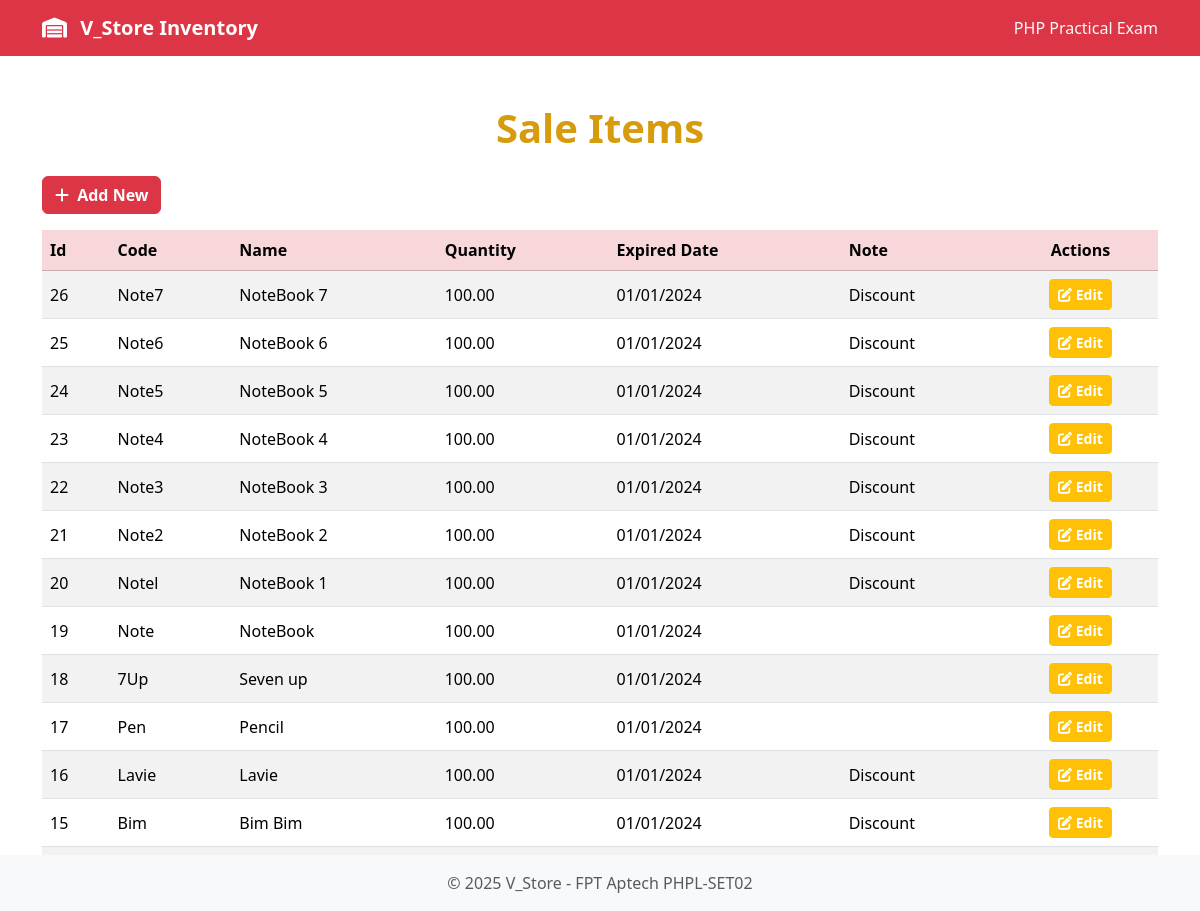
The page / on the database its author committed.
### tables this page shows
CREATE TABLE `item_sale` (
  `id` int(11) NOT NULL,
  `item_code` varchar(6) NOT NULL,
  `item_name` varchar(50) NOT NULL,
  `quantity` decimal(10,2) DEFAULT NULL,
  `expried_date` date DEFAULT NULL,
  `note` varchar(60) DEFAULT NULL
);

### index.php (the view, shortened to what this page needs)
<?php
require_once './db_connect.php';
$sql = "SELECT id, item_code, item_name, quantity, expried_date, note FROM item_sale ORDER BY id DESC";
$result = $conn->query($sql);
?>
<!DOCTYPE html>
<html lang="en">
<head>
    <link href="https://cdn.jsdelivr.net/npm/bootstrap@5.3.3/dist/css/bootstrap.min.css" rel="stylesheet">
    <link rel="stylesheet" href="https://cdnjs.cloudflare.com/ajax/libs/font-awesome/6.5.2/css/all.min.css">
    <link rel="stylesheet" href="index.css">
</head>
<body>
    <nav class="navbar navbar-light bg-danger">
        <div class="container">
            <a class="navbar-brand" href="index.php">
                <i class="fas fa-warehouse me-2"></i> V_Store Inventory
            </a>
            <span class="navbar-text text-light">
                PHP Practical Exam
            </span>
        </div>
    </nav>
    <div class="container mt-5">
        <h1 class="mb-4 text-center">Sale Items</h1>
        <a href="add_item.php" class="btn btn-danger mb-3">
            <i class="fas fa-plus me-1"></i> Add New
        </a>
        <?php
        if ($result->num_rows > 0) {
            echo '<div class="table-responsive">';
            echo '<table class="table table-hover table-striped align-middle">';
            echo '<thead class="table-danger">';
            echo '<tr>';
            echo '<th>Id</th>';
            echo '<th>Code</th>';
            echo '<th>Name</th>';
            echo '<th>Quantity</th>';
            echo '<th>Expired Date</th>';
            echo '<th>Note</th>';
            echo '<th class="text-center">Actions</th>';
            echo '</tr>';
            echo '</thead>';
            echo '<tbody>';
            while ($row = $result->fetch_assoc()) {
                echo '<tr>';
                echo '<td>' . $row["id"] . '</td>';
                echo '<td>' . htmlspecialchars($row["item_code"]) . '</td>';
                echo '<td>' . htmlspecialchars($row["item_name"]) . '</td>';
                echo '<td>' . $row["quantity"] . '</td>';
                echo '<td>' . date("d/m/Y", strtotime($row["expried_date"])) . '</td>';
                echo '<td>' . htmlspecialchars($row["note"]) . '</td>';
                echo '<td class="text-center">';
                echo '<a href="edit_item.php?id=' . $row["id"] . '" class="btn btn-sm btn-warning">
                        <i class="fas fa-edit"></i> Edit
                      </a>';
                echo '</td>';
                echo '</tr>';
            }
            echo '</tbody>';
            echo '</table>';
            echo '</div>';
        } else {
            echo '<div class="alert alert-info text-center">No items found in the database.</div>';
        }
        ?>
    </div>
    <footer class="footer mt-auto py-3 bg-light fixed-bottom">
        <div class="container text-center">
            <span class="text-muted">© <?php echo date("Y"); ?> V_Store - FPT Aptech PHPL-SET02</span>
        </div>
    </footer>
</body>
</html>

### index.css (style rules this page uses)
.container.mt-5 h1 { color: #d69c0d; font-weight: bold; }
.container a { color: white; font-weight: bold; }

### rows shown on the page
item_sale: id "26", item_code "Note7", item_name "NoteBook 7", quantity "100.00", expried_date "01/01/2024", note "Discount"
item_sale: id "25", item_code "Note6", item_name "NoteBook 6", quantity "100.00", expried_date "01/01/2024", note "Discount"
item_sale: id "24", item_code "Note5", item_name "NoteBook 5", quantity "100.00", expried_date "01/01/2024", note "Discount"
item_sale: id "23", item_code "Note4", item_name "NoteBook 4", quantity "100.00", expried_date "01/01/2024", note "Discount"
item_sale: id "22", item_code "Note3", item_name "NoteBook 3", quantity "100.00", expried_date "01/01/2024", note "Discount"
item_sale: id "21", item_code "Note2", item_name "NoteBook 2", quantity "100.00", expried_date "01/01/2024", note "Discount"
item_sale: id "20", item_code "Notel", item_name "NoteBook 1", quantity "100.00", expried_date "01/01/2024", note "Discount"
item_sale: id "19", item_code "Note", item_name "NoteBook", quantity "100.00", expried_date "01/01/2024"
item_sale: id "18", item_code "7Up", item_name "Seven up", quantity "100.00", expried_date "01/01/2024"
item_sale: id "17", item_code "Pen", item_name "Pencil", quantity "100.00", expried_date "01/01/2024"
item_sale: id "16", item_code "Lavie", item_name "Lavie", quantity "100.00", expried_date "01/01/2024", note "Discount"
item_sale: id "15", item_code "Bim", item_name "Bim Bim", quantity "100.00", expried_date "01/01/2024", note "Discount"
